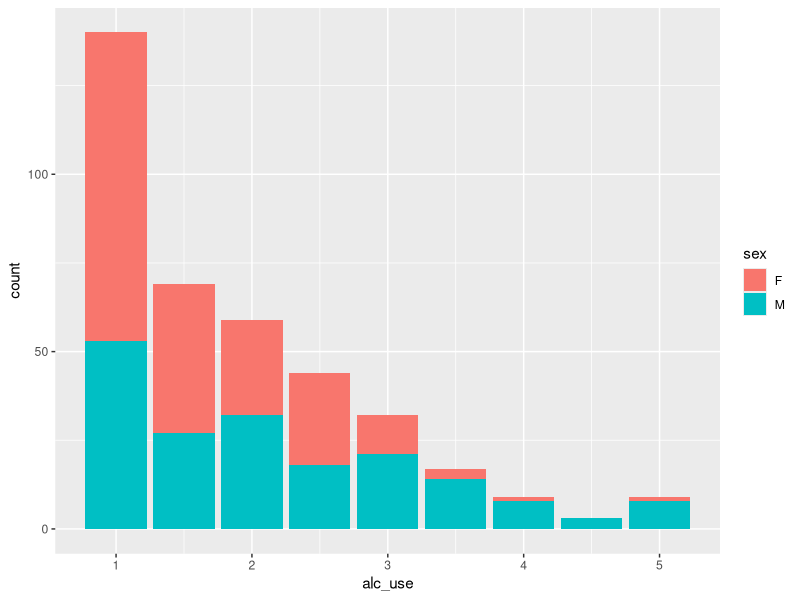
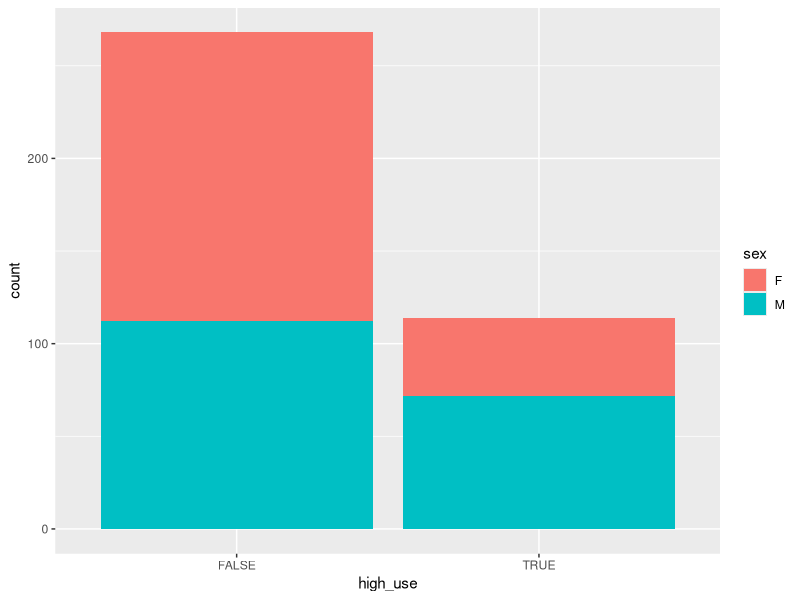
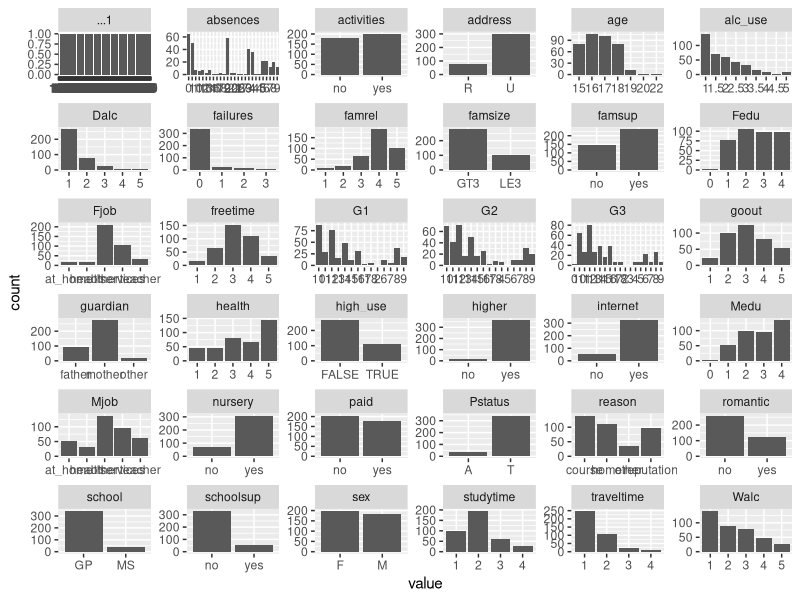
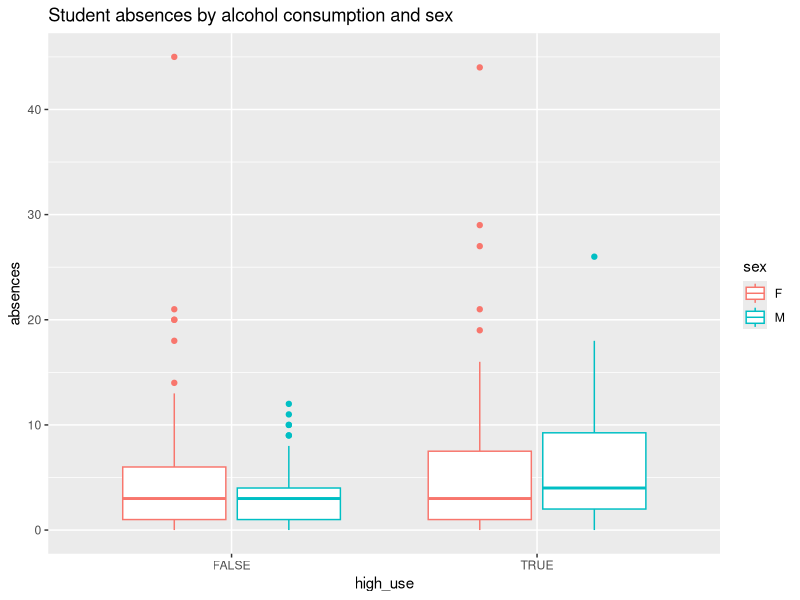
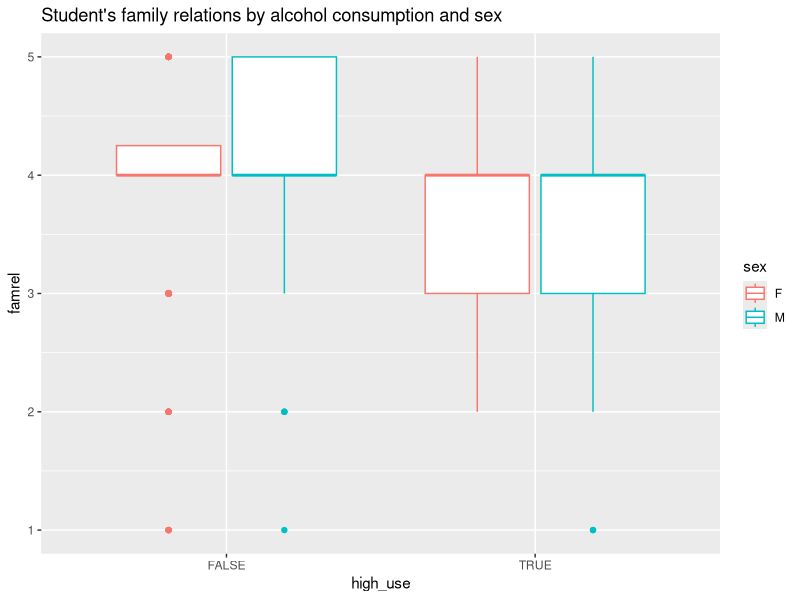
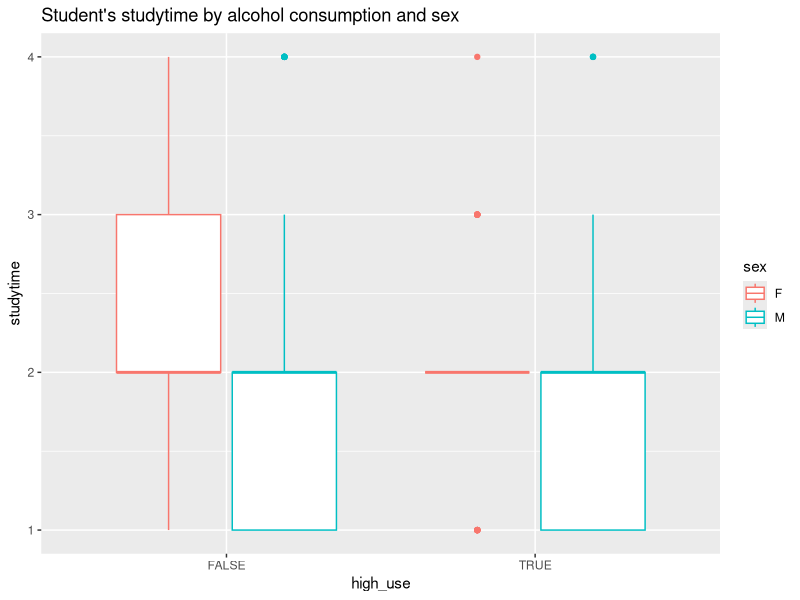
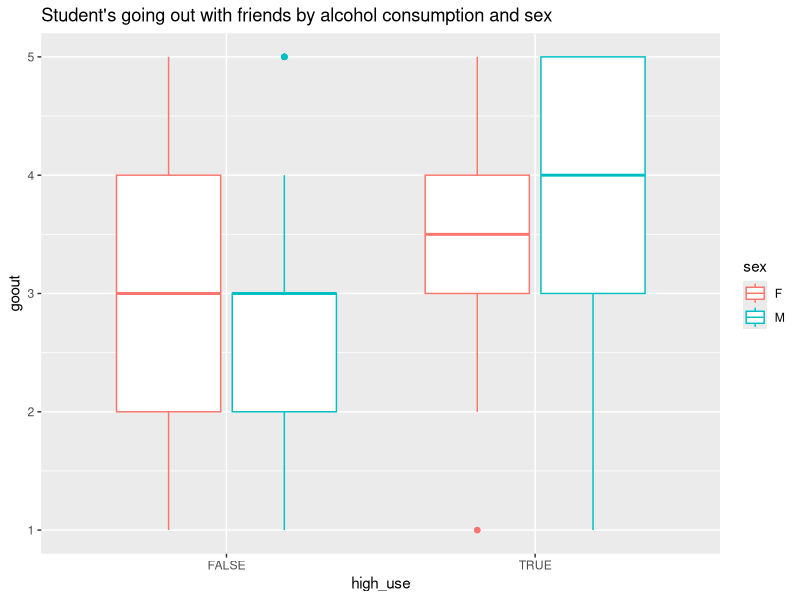
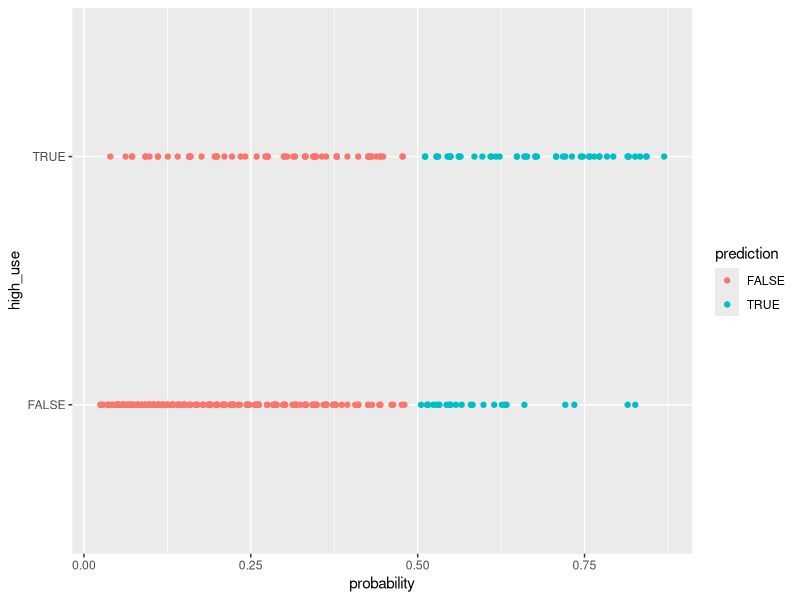

The R source for these figures, in order:
## ---- chunk 1
knitr::opts_chunk$set(echo = FALSE)
## ---- chunk 2
library(dplyr) #accessed the dplyr-library
library(ggplot2) #accessed the ggplot2-library
library(readr) #accessed the readr-library
library(tidyr) #accessed tidyr-library
options(max.print=1000000)

alc <- read_csv2(file = "alc2.csv", col_names = TRUE, col_types = NULL)

colnames(alc)

## ---- chunk 3
library(gmodels)
library(gdata)
library(dplyr) #accessed the dplyr-library
library(ggplot2) #accessed the ggplot2-library
library(readr) #accessed the readr-library
library(tidyr) #accessed tidyr-library

table(high_use = alc$high_use, absences = alc$absences)
table(high_use = alc$high_use, famrel = alc$famrel)
table(high_use = alc$high_use, studytime = alc$studytime)
table(high_use = alc$high_use, goout = alc$goout)

## ---- chunk 4
g1 <- ggplot(data = alc, aes(x = alc_use, fill=sex))

# define the plot as a bar plot and draw it
g1 + geom_bar()

g2 <- ggplot(data = alc, aes(x = high_use, fill=sex))

# define the plot as a bar plot and draw it
g2 + geom_bar()

# draw a bar plot of each variable
gather(alc) %>% ggplot(aes(value)) + facet_wrap("key", scales = "free") + geom_bar()


# initialise a plot of high_use and absences

g2 <- ggplot(alc, aes(x = high_use, y = absences, col=sex))

g3 <- g2 + ggtitle("Student absences by alcohol consumption and sex")
# define the plot as a boxplot and draw it

g3 + geom_boxplot()

# initialize a plot of high_use and G3
g4 <- ggplot(alc, aes(x = high_use, y = famrel, col=sex))

# define the plot as a boxplot and draw it
g4 + geom_boxplot() + ggtitle("Student's family relations by alcohol consumption and sex")

# initialize a plot of high_use and G3
g5 <- ggplot(alc, aes(x = high_use, y = studytime, col=sex))

# define the plot as a boxplot and draw it
g5 + geom_boxplot() + ggtitle("Student's studytime by alcohol consumption and sex")


# initialize a plot of high_use and G3
g6 <- ggplot(alc, aes(x = high_use, y = goout, col=sex))

# define the plot as a boxplot and draw it
g6 + geom_boxplot() + ggtitle("Student's going out with friends by alcohol consumption and sex")

## ---- chunk 5
# find the model with glm()
m <- glm(high_use ~ absences + famrel + studytime + goout, data = alc, family = "binomial")

# print out a summary of the model
summary(m)

# print out the coefficients of the model
coef(m)

# compute odds ratios (OR)
OR <- coef(m) %>% exp

# compute confidence intervals (CI)
CI <- confint(m) %>% exp

# print out the odds ratios with their confidence intervals
cbind(OR, CI)



## ---- chunk 6
# fit the model
m <- glm(high_use ~ absences + famrel + studytime + goout, data = alc, family = "binomial")

# predict() the probability of high_use
probabilities <- predict(m, type = "response")

# add the predicted probabilities to 'alc'
alc <- mutate(alc, probability = probabilities)

# use the probabilities to make a prediction of high_use
alc <- mutate(alc, prediction = (probability > 0.5))

# tabulate the target variable versus the predictions
table(high_use = alc$high_use, prediction = alc$prediction)

## ---- chunk 7
# access dplyr and ggplot2
library(dplyr); library(ggplot2)

# initialize a plot of 'high_use' versus 'probability' in 'alc'
g <- ggplot(alc, aes(x = probability, y = high_use, col = prediction))

# define the geom as points and draw the plot
g + geom_point()

# tabulate the target variable versus the predictions
table(high_use = alc$high_use, prediction = alc$prediction) %>% prop.table %>% addmargins
## ---- chunk 8
# define a loss function (mean prediction error)
loss_func <- function(class, prob) {
  n_wrong <- abs(class - prob) > 0.5
  mean(n_wrong)
}

loss_func(class = alc$high_use, prob = alc$probability)


## ---- chunk 9
# define a loss function (average prediction error)
loss_func <- function(class, prob) {
  n_wrong <- abs(class - prob) > 0.5
  mean(n_wrong)
}

# compute the average number of wrong predictions in the (training) data
loss_func(class = alc$high_use, prob = alc$probability)

nrow(alc)

# K-fold cross-validation
library(boot)
cv <- cv.glm(data = alc, cost = loss_func, glmfit = m, K = 10)

# average number of wrong predictions in the cross validation
cv$delta[1]
